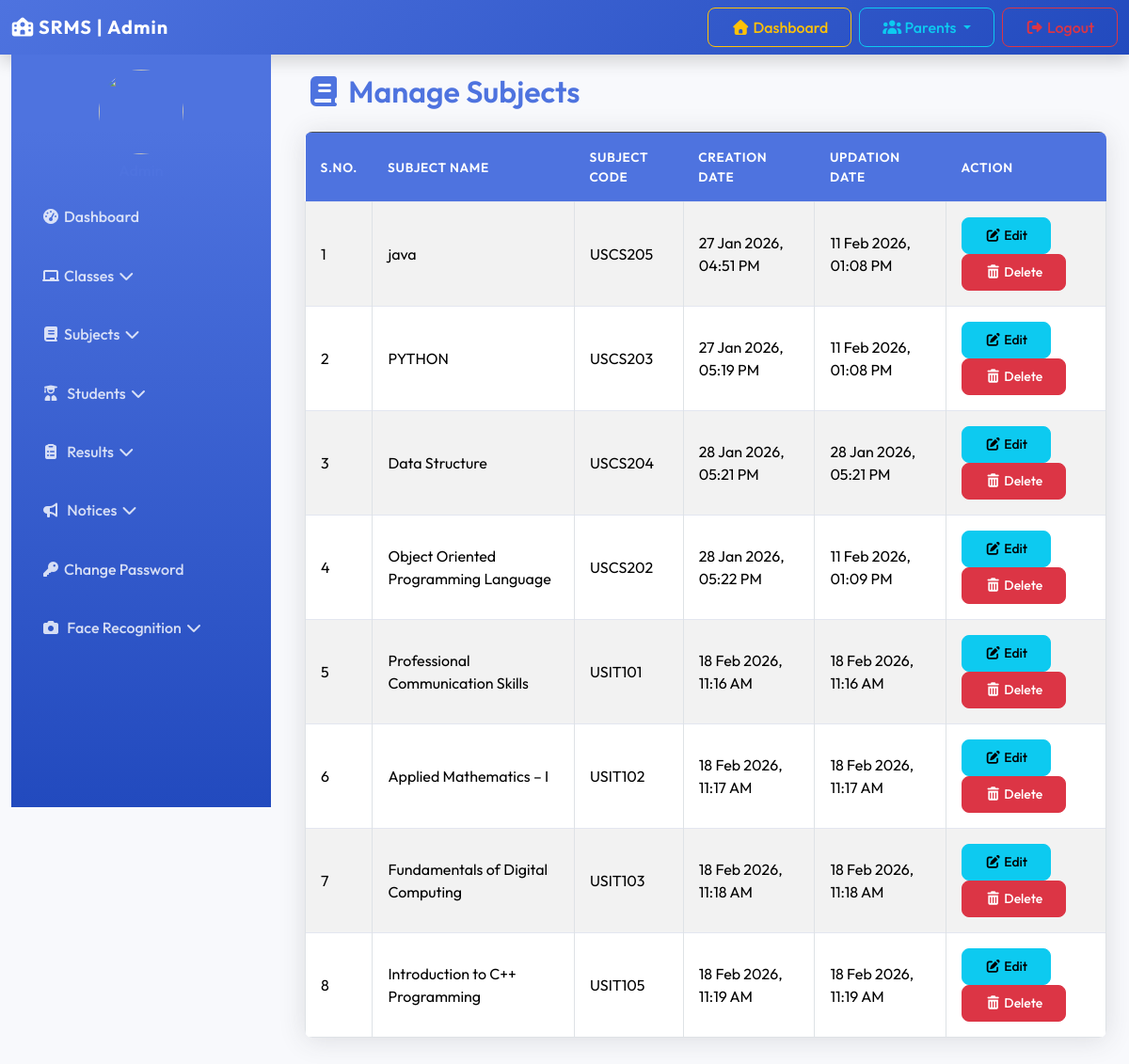
Page /manage_subject/ (signed in) on the committed database.
### resultapp/models.py (models this page shows, shortened)
class Subject(models.Model):
    subject_name = models.CharField(max_length=100)
    subject_code = models.CharField(max_length=20)
    creation_date = models.DateTimeField(auto_now_add=True)
    updation_date = models.DateTimeField(auto_now=True)

### resultapp/views.py (the view, shortened to what this page needs)
# urls.py: path('manage_subject/', manage_subject, name='manage_subject'),
@login_required
def manage_subject(request):
    subjects = Subject.objects.all()
    return render(request, 'manage_subject.html', {'subjects': subjects})

### resultapp/templates/manage_subject.html (shortened to what this page needs)
{% extends 'admin_base.html' %}
{% load static %}
{% block content %}
<div class="container">
    <h2 class="mb-4"><i class="fas fa-book"></i> Manage Subjects</h2>
    <table class="table table-bordered table-striped">
        <thead class="table-dark">
            <tr>
                <th>S.No.</th>
                <th>Subject Name</th>
                <th>Subject Code</th>
                <th>Creation Date</th>
                <th>Updation Date</th>
                <th>Action</th>
            </tr>
        </thead>
        <tbody>
            {% for i in subjects %}
            <tr>
                <td>{{ forloop.counter }}</td>
                <td>{{ i.subject_name }}</td>
                <td>{{ i.subject_code }}</td>
                <td>{{ i.creation_date|date:"d M Y, h:i A" }}</td>
                <td>{{ i.updation_date|date:"d M Y, h:i A" }}</td>
                <td>
                    <a href="{% url 'edit_subject' i.id %}" class="btn btn-info btn-sm"><i class="fas fa-edit"></i> Edit</a>
                    <a href="{% url 'manage_subject' %}?delete={{ i.id }}" onclick="return confirm('Are you sure you want to delete this subject?')" class="btn btn-danger btn-sm"><i class="fas fa-trash-alt"></i> Delete</a>
                </td>
            </tr>
            {% empty %}
            <tr>
                <td colspan="6" class="text-center"> No subjects found.</td>
            </tr>
          {% endfor %}
        </tbody>
    </table>
</div>
{% endblock %}

### resultapp/static/css/style.css (style rules this page uses)
:root { --primary-color: #4e73df; --secondary-color: #858796; --success-color: #1cc88a; --info-color: #36b9cc; --warning-color: #f6c23e; --danger-color: #e74a3b; --light-bg: #f8f9fc; --dark-text: #5a5c69; --card-shadow: 0 .15rem 1.75rem 0 rgba(58, 59, 69, .15); }
body { font-family: 'Outfit', sans-serif; background-color: var(--light-bg); color: var(--dark-text); }
h1, h2, h3, h4, h5, h6 { font-weight: 600; color: #4e73df; }
.btn { border-radius: 0.5rem; padding: 0.5rem 1.5rem; font-weight: 500; transition: all 0.2s; }
.table { background-color: #fff; border-radius: 0.5rem; overflow: hidden; box-shadow: 0 0.15rem 1.75rem 0 rgba(58, 59, 69, 0.15); }
.table thead th { background-color: #4e73df; color: #fff; border: none; font-weight: 600; text-transform: uppercase; font-size: 0.85rem; letter-spacing: 0.05em; }
.table-striped tbody tr:nth-of-type(odd) { background-color: rgba(0, 0, 0, 0.02); }
.table td, .table th { vertical-align: middle; padding: 1rem; border-top: 1px solid #e3e6f0; }

### rows in the picture
Subject: subject_name "java", subject_code "USCS205", creation_date "27 Jan 2026, 04:51 PM", updation_date "11 Feb 2026, 01:08 PM"
Subject: subject_name "PYTHON", subject_code "USCS203", creation_date "27 Jan 2026, 05:19 PM", updation_date "11 Feb 2026, 01:08 PM"
Subject: subject_name "Data Structure", subject_code "USCS204", creation_date "28 Jan 2026, 05:21 PM", updation_date "28 Jan 2026, 05:21 PM"
Subject: subject_name "Object Oriented Programming Language", subject_code "USCS202", creation_date "28 Jan 2026, 05:22 PM", updation_date "11 Feb 2026, 01:09 PM"
Subject: subject_name "Professional Communication Skills", subject_code "USIT101", creation_date "18 Feb 2026, 11:16 AM", updation_date "18 Feb 2026, 11:16 AM"
Subject: subject_name "Applied Mathematics – I", subject_code "USIT102", creation_date "18 Feb 2026, 11:17 AM", updation_date "18 Feb 2026, 11:17 AM"
Subject: subject_name "Fundamentals of Digital Computing", subject_code "USIT103", creation_date "18 Feb 2026, 11:18 AM", updation_date "18 Feb 2026, 11:18 AM"
Subject: subject_name "Introduction to C++ Programming", subject_code "USIT105", creation_date "18 Feb 2026, 11:19 AM", updation_date "18 Feb 2026, 11:19 AM"
